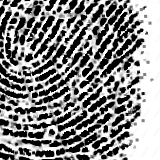
#> input picture dataset/train_data/00000_04.bmp, 160 x 160 px; its folder holds 4 pictures in this run
$ python main.py
#> lines starting #> are read from the running program, lines starting #| are printed output that depends on the picture
import os
import random
import numpy as np
from skimage.feature import hog
from sklearn import svm
from skimage import io, filters
from sklearn.metrics import accuracy_score, confusion_matrix
from collections import Counter
import matplotlib.pyplot as plt

data_directory = "./dataset/train_data"

all_files = [f for f in os.listdir(data_directory) if f.endswith('.bmp')]

labels = []
grouped_data = {}

for file_name in all_files:
    base_id = file_name.split("_")[0]

    # Učitavanje slike
    image_path = os.path.join(data_directory, file_name)
    image = io.imread(image_path, as_gray=True)
#> image is the input picture: shape (160, 160); min 0, max 255, mean 134.3

    image = filters.gaussian(image, sigma=1)
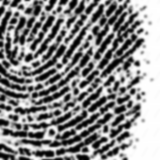
#> image: shape (160, 160) float64; min 0.00072, max 1, mean 0.526

    fd, hog_image = hog(image, orientations=9, pixels_per_cell=(8, 8), cells_per_block=(2, 2), visualize=True)
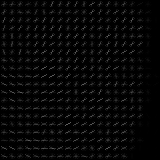
#> hog_image: shape (160, 160) float64; min 0, max 0.393, mean 0.0282
#> fd = 12996 values, max 0.549 at index 11593, min 0 at index 139, mean 0.13

    if base_id not in grouped_data:
        grouped_data[base_id] = []
    grouped_data[base_id].append(fd)
    labels.append(base_id)
#> pass 2 of the loop `for file_name in all_files:`:
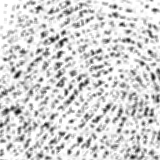
#> input picture dataset/train_data/00000_20.bmp, 160 x 160 px
#> image is the input picture: shape (160, 160); min 17, max 255, mean 211.1
#> `image = filters.gaussian(image, sigma=1)`:
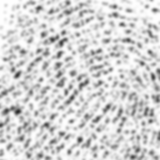
#> image: shape (160, 160) float64; min 0.174, max 1, mean 0.828
#> `fd, hog_image = hog(image, orientations=9, pixels_per_cell=(8, 8), cel..`:
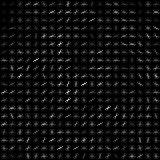
#> hog_image: shape (160, 160) float64; min 0, max 0.219, mean 0.0126; drawn with min black and max white
#> fd = 12996 values, max 0.332 at index 8695, min 0 at index 287, mean 0.147
#> pass 3 of the loop `for file_name in all_files:`:
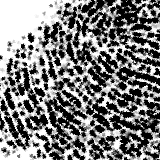
#> input picture dataset/train_data/00000_25.bmp, 160 x 160 px
#> image is the input picture: shape (160, 160); min 0, max 255, mean 124.5
#> `image = filters.gaussian(image, sigma=1)`:
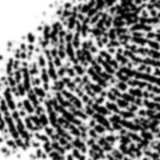
#> image: shape (160, 160) float64; min 0.000372, max 1, mean 0.488
#> `fd, hog_image = hog(image, orientations=9, pixels_per_cell=(8, 8), cel..`:
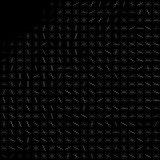
#> hog_image: shape (160, 160) float64; min 0, max 0.351, mean 0.0261
#> fd = 12996 values, max 0.999 at index 1435, min 0 at index 0, mean 0.139
#> the loop made 4 passes; the first 3 are shown

print("Distribucija oznaka prije podjele:", Counter(labels))

data_train = []
data_test = []
labels_train = []
labels_test = []

for base_id, features in grouped_data.items():
    random.shuffle(features)

    split_index = int(len(features) * 0.8)

    data_train.extend(features[:split_index])
    data_test.extend(features[split_index:])
    labels_train.extend([base_id] * len(features[:split_index]))
    labels_test.extend([base_id] * len(features[split_index:]))

print("Distribucija oznaka u trening skupu:", Counter(labels_train))
print("Distribucija oznaka u test skupu:", Counter(labels_test))

X_train = np.array(data_train)
X_test = np.array(data_test)
y_train = np.array(labels_train)
y_test = np.array(labels_test)

model = svm.SVC(kernel='linear')

#> (the run stopped early here; a loop or call above may not have finished)
